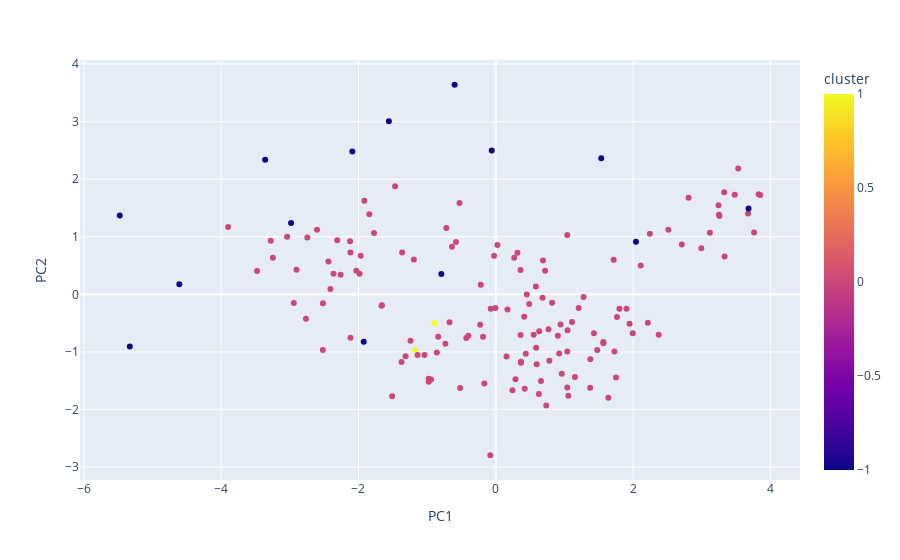

The notebook cell saved with this chart:
### Code cell
# Clustering DBSCAN

from sklearn.cluster import DBSCAN
from sklearn.preprocessing import StandardScaler

# Standardisation des données
scaler = StandardScaler()
df_standardise = scaler.fit_transform(df_numeric)

# Clustering
dbscan = DBSCAN(eps=1.5, min_samples=2)
dbscan.fit(df_standardise)
labels = dbscan.labels_

# Ajout des labels au dataframe
principal_df['cluster'] = labels

# Visualisation

fig = px.scatter(
    principal_df, 
    x='PC1', 
    y='PC2', 
    color='cluster', 
    hover_name='Country name'
)
fig.show()

### Figure 1 — Plotly figure (JSON) as saved in the notebook; plotly's stock layout.template omitted (floating-point values rounded to 4 significant figures; data arrays with more than 128 entries replaced by an {"elided": "..."} marker saying what was removed)
{"data": [{"hovertemplate": "<b>%{hovertext}</b><br><br>PC1=%{x}<br>PC2=%{y}<br>cluster=%{marker.color}<extra></extra>", "hovertext": {"elided": "153 str values"}, "legendgroup": "", "marker": {"color": {"elided": "153 int values"}, "coloraxis": "coloraxis", "symbol": "circle"}, "mode": "markers", "name": "", "orientation": "v", "showlegend": false, "type": "scatter", "x": {"elided": "153 float values"}, "xaxis": "x", "y": {"elided": "153 float values"}, "yaxis": "y"}], "layout": {"coloraxis": {"colorbar": {"title": {"text": "cluster"}}, "colorscale": [[0, "#0d0887"], [0.1111, "#46039f"], [0.2222, "#7201a8"], [0.3333, "#9c179e"], [0.4444, "#bd3786"], [0.5556, "#d8576b"], [0.6667, "#ed7953"], [0.7778, "#fb9f3a"], [0.8889, "#fdca26"], [1, "#f0f921"]]}, "legend": {"tracegroupgap": 0}, "margin": {"t": 60}, "xaxis": {"anchor": "y", "domain": [0, 1], "title": {"text": "PC1"}}, "yaxis": {"anchor": "x", "domain": [0, 1], "title": {"text": "PC2"}}}}
